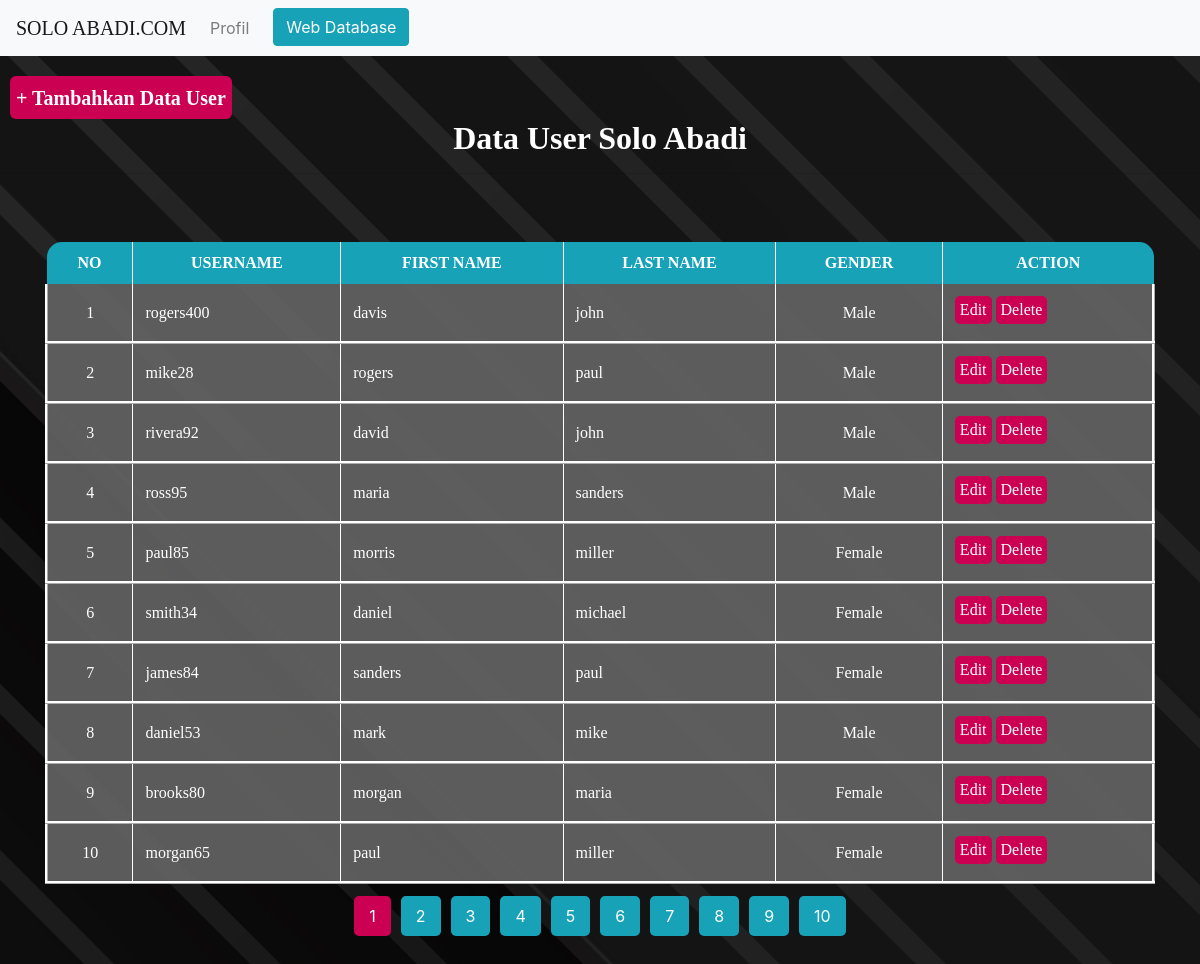
Screenshot of /db.php with the database file from the repository.
### tables this page shows
CREATE TABLE `user` (
  `id_user` int(11) NOT NULL,
  `username` varchar(255) DEFAULT NULL,
  `first_name` varchar(50) DEFAULT NULL,
  `last_name` varchar(50) DEFAULT NULL,
  `gender` varchar(10) DEFAULT NULL
);

### db.php (the view, shortened to what this page needs)
<?php
include 'nav.php';
include_once("connection.php");
$limit = 10;
$page = isset($_GET['page']) ? (int)$_GET['page'] : 1;
$start = ($page > 1) ? ($page * $limit) - $limit : 0;
$queryTotal = $conn->query('SELECT COUNT(*) AS total FROM user');
$total = $queryTotal->fetch(PDO::FETCH_ASSOC)['total'];
$pages = ceil($total / $limit);
$query = $conn->prepare('SELECT * FROM user LIMIT :start, :limit');
$query->bindParam(':start', $start, PDO::PARAM_INT);
$query->bindParam(':limit', $limit, PDO::PARAM_INT);
$query->execute();
?>
<head>
    <link rel="stylesheet" href="css/bootstrap.min.css">
    <form action="form.php">
        <button style="border-style: none; padding-top: 10px; margin-left: 10px; margin-top: 20px; border-radius: 6px; background-color : #cc0052; font-family : Cambria Math; color: white;">
            <h5><b> + Tambahkan Data User</b></h5>
        </button>
        <h2 style="text-align: center; font-family: Cambria Math; color: white;"><b>Data User Solo Abadi</b><hr></h2>
    </form>
</head>
<body style="background-image: url('src/a.jpg');">
    <div class="container">
        <table border="1" cellspacing="0" cellpadding="12" style="border: 1px white;">
            <thead>
                <tr style="border-style: hidden; text-align: center; color: white; font-family: Cambria Math;">
                    <th style="background-color: #17a2b8; font-weight: bold; border-top-left-radius: 15px;">NO</th>
                    <th style="background-color: #17a2b8">USERNAME</th>
                    <th style="background-color: #17a2b8">FIRST NAME</th>
                    <th style="background-color: #17a2b8">LAST NAME</th>
                    <th style="background-color: #17a2b8">GENDER</th>
                    <th style="background-color: #17a2b8; border-top-right-radius: 15px">ACTION</th>
                </tr>
            </thead>
            <tbody>
                <?php if ($query->rowCount() > 0): ?>
                    <?php
                    $no = $start + 1;
                    foreach ($query->fetchAll(PDO::FETCH_ASSOC) as $row):
                    ?>
                    <tr style="border-style: ridge;">
                        <td style="background-color: rgba(100,100,100,.9); font-family: Cambria Math; color: #FFFFFF; text-align: center;"><?php echo $no; ?></td>
                        <td style="background-color: rgba(100,100,100,.9); font-family: Cambria Math; color: #FFFFFF;"><?php echo $row['username']; ?></td>
                        <td style="background-color: rgba(100,100,100,.9); font-family: Cambria Math; color: #FFFFFF;"><?php echo $row['first_name']; ?></td>
                        <td style="background-color: rgba(100,100,100,.9); font-family: Cambria Math; color: #FFFFFF;"><?php echo $row['last_name']; ?></td>
                        <td style="background-color: rgba(100,100,100,.9); font-family: Cambria Math; color: #FFFFFF; text-align: center;"><?php echo $row['gender']; ?></td>
                        <td style="background-color: rgba(100,100,100,.9);">
                            <button class="action-btn" onclick="window.location.href='Edit1.php?id_user=<?php echo $row['id_user']; ?>'">Edit</button>
                            <button class="action-btn" onclick="window.location.href='Delete.php?id_user=<?php echo $row['id_user']; ?>'">Delete</button>
                        </td>
                    </tr>
                    <?php
                    $no++;
                    endforeach;
                    ?>
                <?php else: ?>
                    <tr>
                        <td colspan="6" style="background-color: rgba(100,100,100,.9); text-align: center; color: #FFFFFF;">Belum ada data user</td>
                    </tr>
                <?php endif; ?>
            </tbody>
        </table>
        <ul class="pagination">
            <?php for ($i = 1; $i <= $pages; $i++): ?>
                <li><a class="<?= ($i == $page) ? 'active' : '' ?>" href="?page=<?= $i; ?>"><?= $i; ?></a></li>
            <?php endfor; ?>
        </ul>
    </div>
</body>

### nav.php (shortened to what this page needs)
<nav class="navbar navbar-expand-lg navbar-light bg-light">
    <a class="navbar-brand" href="index.php" style="text-align: center; font-family: Georgia"Times New Roman;>SOLO ABADI.COM</a>
    <div class="collapse navbar-collapse" id="navbarSupportedContent" >
        <ul class="navbar-nav mr-auto">
            <li class="nav-item">
                <a class="nav-link" href="profil.php">Profil</a>
            </li>
            <li class="nav-item pl-3">
                <a class="btn btn-info" href="db.php"> Web Database</a>
            </li>
        </ul>
    </div>
</nav>

### db.php (style rules this page uses)
.container { display: flex; justify-content: center; align-items: center; flex-direction: column; min-height: 100vh; }
table { width: 100%; border-collapse: collapse; margin-bottom: 20px; margin-top: 6px; }
th, td { padding: 12px; border: 1px solid white; }
th { background-color: #17a2b8; color: white; font-family: Cambria Math; }
td { background-color: rgba(100,100,100,.9); color: white; font-family: Cambria Math; }
.action-btn { border: none; padding: 5px; margin-bottom: 5px; border-radius: 5px; background-color: #cc0052; font-family: Cambria Math; color: white; cursor: pointer; }
.pagination { display: flex; justify-content: center; list-style: none; padding: 0; }
.pagination li { margin: 0 5px; }
.pagination a { color: white; padding: 10px 15px; background-color: #17a2b8; text-decoration: none; border-radius: 5px; }
.pagination a.active { background-color: #cc0052; }

### rows the page displays
user: username "rogers400", first_name "davis", last_name "john", gender "Male"
user: username "mike28", first_name "rogers", last_name "paul", gender "Male"
user: username "rivera92", first_name "david", last_name "john", gender "Male"
user: username "ross95", first_name "maria", last_name "sanders", gender "Male"
user: username "paul85", first_name "morris", last_name "miller", gender "Female"
user: username "smith34", first_name "daniel", last_name "michael", gender "Female"
user: username "james84", first_name "sanders", last_name "paul", gender "Female"
user: username "daniel53", first_name "mark", last_name "mike", gender "Male"
user: username "brooks80", first_name "morgan", last_name "maria", gender "Female"
user: username "morgan65", first_name "paul", last_name "miller", gender "Female"
